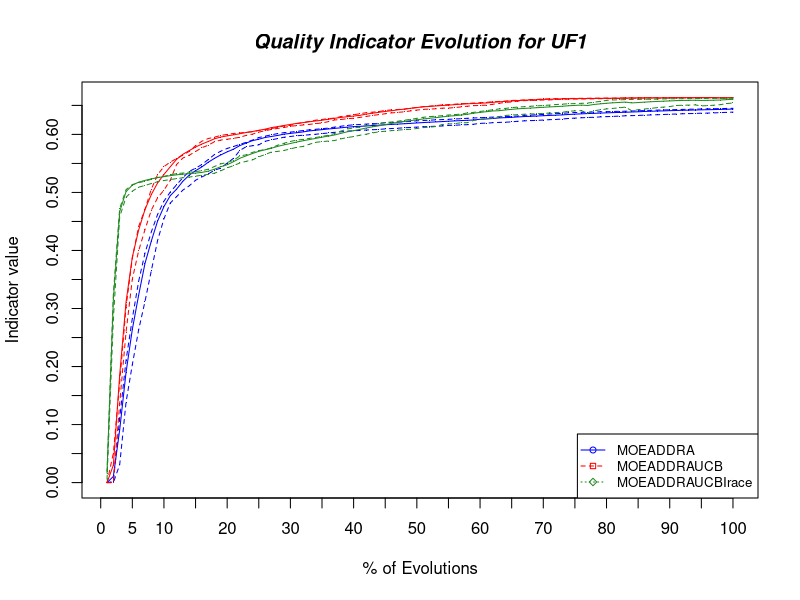

Recreate this plot in R.
# Read data file
algorithm1 <- read.table("data_HV_MOEADDRA_UF1.dat", header=T, sep="\t") 
algorithm2 <- read.table("data_HV_MOEADDRAUCB_UF1.dat", header=T, sep="\t") 
algorithm3 <- read.table("data_HV_MOEADDRAUCBIrace_UF1.dat", header=T, sep="\t") 
# Compute the max and min y 
max_y <- max(algorithm1, algorithm2, algorithm3)
min_y <- min(algorithm1, algorithm2, algorithm3)

algorithm1mean <- c()
algorithm1Q <- c()

#calcules mean, 1o quartil and 3 quartil
for(n in 1:100){ 
	algorithm1mean<-append(algorithm1mean,mean(algorithm1[,n]))
	algorithm1Q <-rbind(algorithm1Q,quantile(algorithm1[,n], c(0.25,0.75),type=1))#rbind is to merge, or, add new line in data frame
}

algorithm2mean <- c()
algorithm2Q <- c()

#calcules mean, 1o quartil and 3 quartil
for(n in 1:100){ 
	algorithm2mean<-append(algorithm2mean,mean(algorithm2[,n]))
	algorithm2Q <-rbind(algorithm2Q,quantile(algorithm2[,n], c(0.25,0.75),type=1))#rbind is to merge, or, add new line in data frame
}

algorithm3mean <- c()
algorithm3Q <- c()

#calcules mean, 1o quartil and 3 quartil
for(n in 1:100){ 
	algorithm3mean<-append(algorithm3mean,mean(algorithm3[,n]))
	algorithm3Q <-rbind(algorithm3Q,quantile(algorithm3[,n], c(0.25,0.75),type=1))#rbind is to merge, or, add new line in data frame
}

# Define colors to be used
plot_colors <- c("blue","red","forestgreen", "gray60","yellow", "brown", "darkorange", "deepskyblue")

plot(algorithm1mean, type="o", col=plot_colors[1],  ylim=c(min_y,max_y), axes=FALSE, ann=FALSE, pch='.', lty=1)

lines(algorithm1Q[,1], type="o", pch='.', lty=2, col=plot_colors[1])
lines(algorithm1Q[,2], type="o", pch='.', lty=2, col=plot_colors[1])

lines(algorithm2mean, type="o", pch='.', lty=1, col=plot_colors[2])
lines(algorithm2Q[,1], type="o", pch='.', lty=2, col=plot_colors[2])
lines(algorithm2Q[,2], type="o", pch='.', lty=2, col=plot_colors[2])

lines(algorithm3mean, type="o", pch='.', lty=1, col=plot_colors[3])
lines(algorithm3Q[,1], type="o", pch='.', lty=2, col=plot_colors[3])
lines(algorithm3Q[,2], type="o", pch='.', lty=2, col=plot_colors[3])


# Make x,y axis 
axis(1, at=seq(0,100,5))
axis(2, at=seq(min_y, max_y, 0.05))

# Create box around plot
box()

# Create a title bold/italic font
title(main="Quality Indicator Evolution for UF1", font.main=4)

# Label the x and y axes
title(xlab= "% of Evolutions")
title(ylab= "Indicator value")

# Create a legend
legend("bottomright", c("MOEADDRA", "MOEADDRAUCB", "MOEADDRAUCBIrace"), cex=0.8, col=plot_colors, pch=21:23, lty=1:3);